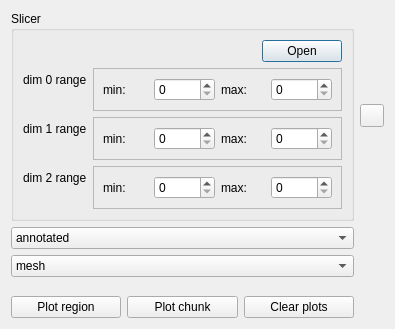
               <widget class="QWidget" name="graphVisulization">
                <property name="geometry">
                 <rect>
                  <x>0</x>
                  <y>0</y>
                  <width>395</width>
                  <height>329</height>
                 </rect>
                </property>
                <attribute name="label">
                 <string>Graph Visualization</string>
                </attribute>
                <layout class="QGridLayout" name="gridLayout_8">
                 <item row="0" column="1">
                  <widget class="QToolButton" name="graphSlicerGroupBoxInfoToolButton">
                   <property name="icon">
                    <iconset resource="icons.qrc">
                     <normaloff>:/icons/icons/info.svg</normaloff>:/icons/icons/info.svg</iconset>
                   </property>
                  </widget>
                 </item>
                 <item row="3" column="0">
                  <widget class="QComboBox" name="graphPlotTypeComboBox">
                   <item>
                    <property name="text">
                     <string>mesh</string>
                    </property>
                   </item>
                   <item>
                    <property name="text">
                     <string>line</string>
                    </property>
                   </item>
                  </widget>
                 </item>
                 <item row="0" column="0">
                  <widget class="QGroupBox" name="graphSlicerGroupBox">
                   <property name="toolTip">
                    <string>Select which part of the graph to plot</string>
                   </property>
                   <property name="whatsThis">
                    <string>&lt;html&gt;&lt;head/&gt;&lt;body&gt;&lt;p&gt;It is generaly impossible to plot the vasculature graph of a whole brain.&lt;/p&gt;&lt;p&gt;You can here select the region you wish to display by selecting the range of coordinates from the image of the brain. The shadowed regions will be excluded.&lt;/p&gt;&lt;/body&gt;&lt;/html&gt;</string>
                   </property>
                   <property name="title">
                    <string>Slicer</string>
                   </property>
                   <layout class="QFormLayout" name="formLayout_4">
                    <item row="0" column="1">
                     <widget class="QDialogButtonBox" name="graphSlicerButtonBox">
                      <property name="standardButtons">
                       <set>QDialogButtonBox::Open</set>
                      </property>
                      <property name="openText" stdset="0">
                       <string>Load</string>
                      </property>
                     </widget>
                    </item>
                    <item row="1" column="1">
                     <widget class="QFrame" name="graphConstructionSlicerXRangeDoublet">
                      <property name="frameShape">
                       <enum>QFrame::StyledPanel</enum>
                      </property>
                      <property name="frameShadow">
                       <enum>QFrame::Raised</enum>
                      </property>
                      <layout class="QHBoxLayout" name="horizontalLayout_6">
                       <item>
                        <widget class="QLabel" name="label_16">
                         <property name="text">
                          <string>min:</string>
                         </property>
                        </widget>
                       </item>
                       <item>
                        <widget class="QSpinBox" name="graphConstructionSlicerXRangeMin">
                         <property name="suffix">
                          <string/>
                         </property>
                         <property name="prefix">
                          <string/>
                         </property>
                         <property name="maximum">
                          <number>65535</number>
                         </property>
                        </widget>
                       </item>
                       <item>
                        <widget class="QLabel" name="label_17">
                         <property name="text">
                          <string>max:</string>
                         </property>
                        </widget>
                       </item>
                       <item>
                        <widget class="QSpinBox" name="graphConstructionSlicerXRangeMax">
                         <property name="suffix">
                          <string/>
                         </property>
                         <property name="maximum">
                          <number>65535</number>
                         </property>
                        </widget>
                       </item>
                      </layout>
                     </widget>
                    </item>
                    <item row="1" column="0">
                     <widget class="QLabel" name="label_15">
                      <property name="text">
                       <string>dim 0 range</string>
                      </property>
                     </widget>
                    </item>
                    <item row="2" column="1">
                     <widget class="QFrame" name="graphConstructionSlicerYRangeDoublet">
                      <property name="frameShape">
                       <enum>QFrame::StyledPanel</enum>
                      </property>
                      <property name="frameShadow">
                       <enum>QFrame::Raised</enum>
                      </property>
                      <layout class="QHBoxLayout" name="horizontalLayout_7">
                       <item>
                        <widget class="QLabel" name="label_19">
                         <property name="text">
                          <string>min:</string>
                         </property>
                        </widget>
                       </item>
                       <item>
                        <widget class="QSpinBox" name="graphConstructionSlicerYRangeMin">
                         <property name="suffix">
                          <string/>
                         </property>
                         <property name="prefix">
                          <string/>
                         </property>
                         <property name="maximum">
                          <number>65535</number>
                         </property>
                        </widget>
                       </item>
                       <item>
                        <widget class="QLabel" name="label_20">
                         <property name="text">
                          <string>max:</string>
                         </property>
                        </widget>
                       </item>
                       <item>
                        <widget class="QSpinBox" name="graphConstructionSlicerYRangeMax">
                         <property name="suffix">
                          <string/>
                         </property>
                         <property name="maximum">
                          <number>65535</number>
                         </property>
                        </widget>
                       </item>
                      </layout>
                     </widget>
                    </item>
                    <item row="2" column="0">
                     <widget class="QLabel" name="label_18">
                      <property name="text">
                       <string>dim 1 range</string>
                      </property>
                     </widget>
                    </item>
                    <item row="3" column="0">
                     <widget class="QLabel" name="label_21">
                      <property name="text">
                       <string>dim 2 range</string>
                      </property>
                     </widget>
                    </item>
                    <item row="3" column="1">
                     <widget class="QFrame" name="graphConstructionSlicerZRangeDoublet">
                      <property name="frameShape">
                       <enum>QFrame::StyledPanel</enum>
                      </property>
                      <property name="frameShadow">
                       <enum>QFrame::Raised</enum>
                      </property>
                      <layout class="QHBoxLayout" name="horizontalLayout_8">
                       <item>
                        <widget class="QLabel" name="label_22">
                         <property name="text">
                          <string>min:</string>
                         </property>
                        </widget>
                       </item>
                       <item>
                        <widget class="QSpinBox" name="graphConstructionSlicerZRangeMin">
                         <property name="suffix">
                          <string/>
                         </property>
                         <property name="prefix">
                          <string/>
                         </property>
                         <property name="maximum">
                          <number>65535</number>
                         </property>
                        </widget>
                       </item>
                       <item>
                        <widget class="QLabel" name="label_23">
                         <property name="text">
                          <string>max:</string>
                         </property>
                        </widget>
                       </item>
                       <item>
                        <widget class="QSpinBox" name="graphConstructionSlicerZRangeMax">
                         <property name="suffix">
                          <string/>
                         </property>
                         <property name="maximum">
                          <number>65535</number>
                         </property>
                        </widget>
                       </item>
                      </layout>
                     </widget>
                    </item>
                   </layout>
                  </widget>
                 </item>
                 <item row="2" column="0">
                  <widget class="QComboBox" name="graphSlicerStepComboBox">
                   <property name="currentText">
                    <string>annotated</string>
                   </property>
                   <item>
                    <property name="text">
                     <string>annotated</string>
                    </property>
                   </item>
                   <item>
                    <property name="text">
                     <string>reduced</string>
                    </property>
                   </item>
                   <item>
                    <property name="text">
                     <string>cleaned</string>
                    </property>
                   </item>
                   <item>
                    <property name="text">
                     <string>raw</string>
                    </property>
                   </item>
                  </widget>
                 </item>
                 <item row="7" column="0" rowspan="2">
                  <layout class="QHBoxLayout" name="horizontalLayout_3">
                   <item>
                    <widget class="QPushButton" name="plotGraphPickRegionPushButton">
                     <property name="toolTip">
                      <string>Select a single region to plot from the structure tree</string>
                     </property>
                     <property name="text">
                      <string>Plot region</string>
                     </property>
                    </widget>
                   </item>
                   <item>
                    <widget class="QPushButton" name="plotGraphChunkPushButton">
                     <property name="toolTip">
                      <string>Select a single region to plot from the structure tree</string>
                     </property>
                     <property name="text">
                      <string>Plot chunk</string>
                     </property>
                    </widget>
                   </item>
                   <item>
                    <widget class="QPushButton" name="plotGraphClearPlotPushButton">
                     <property name="toolTip">
                      <string>Select a single region to plot from the structure tree</string>
                     </property>
                     <property name="text">
                      <string>Clear plots</string>
                     </property>
                    </widget>
                   </item>
                  </layout>
                 </item>
                 <item row="4" column="0">
                  <spacer name="verticalSpacer_4">
                   <property name="orientation">
                    <enum>Qt::Vertical</enum>
                   </property>
                   <property name="sizeHint" stdset="0">
                    <size>
                     <width>20</width>
                     <height>40</height>
                    </size>
                   </property>
                  </spacer>
                 </item>
                </layout>
               </widget>
